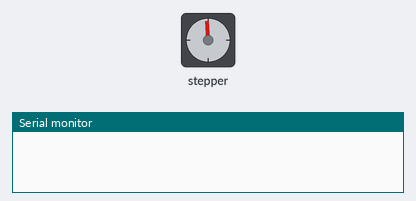
This sketch was run on a simulated Arduino Uno, built with avr-gcc and run on an emulated ATmega328P. On the bench: stepper motor, the last lines printed to the serial monitor. Stepper angles assume 411 steps per turn.

Above: at 0.1 s.
At 2.5 s:
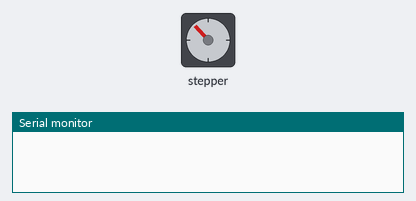
At 4.7 s:
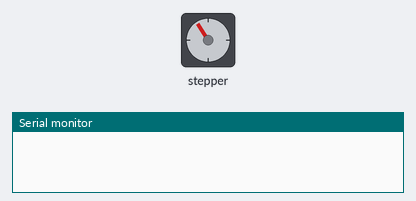
At 9.0 s:
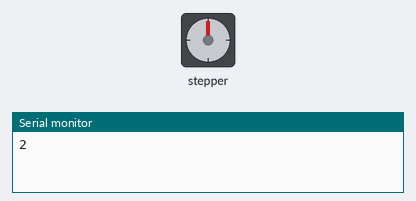
Timing chart, 0 to 10.5 s (numbered marks = the images above):
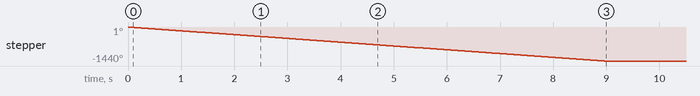

The sketch:

main.ino
```cpp
void setup() {
  // put your setup code here, to run once:
int k;
Serial.begin(9600);
k = BottomTurn(4,-1,1);
Serial.println(k);

}

void loop() {
  // put your main code here, to run repeatedly:

}
```

sketch_apr21a.ino
```cpp
  // Include the Arduino Stepper.h library:
#include <Stepper.h>

// Define number of steps per rotation:
const int stepsPerRevolution = 411;

// Create stepper object called 'myStepper', note the pin order:
Stepper myStepper = Stepper(stepsPerRevolution, 8, 10, 9, 11);

int BottomTurn(int num_steps,int way, int DC1Location)
{

  // Set the speed to 5 rpm:
  myStepper.setSpeed(27);

  // Begin Serial communication at a baud rate of 9600:
  Serial.begin(9600);

//Turn motor
int turn = num_steps*stepsPerRevolution*way;
 myStepper.step(turn);

 //Tracker
int locationTracker = num_steps*way;


    DC1Location = DC1Location+locationTracker;
    if (DC1Location > 5)
    {
      DC1Location = DC1Location-5;
    }

    if (DC1Location < 1)
    {
      DC1Location = DC1Location + 5 ;
    }

return DC1Location;
}
```
